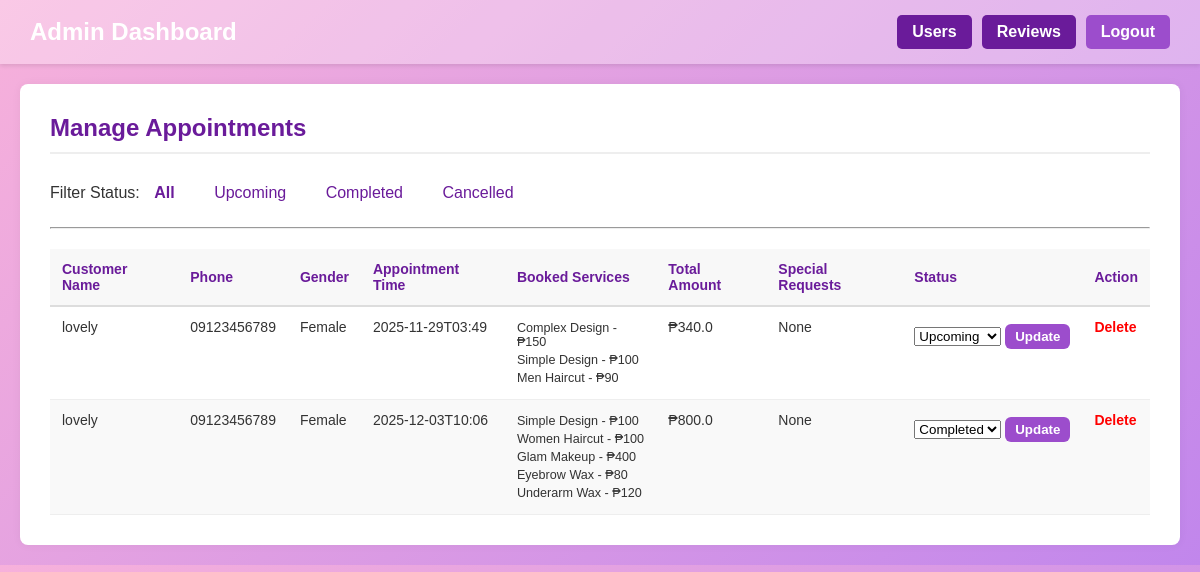
The page /admin (signed in) on the database its author committed.
### tables this page shows
CREATE TABLE appointments (
            id INTEGER PRIMARY KEY AUTOINCREMENT,
            customer_id INTEGER,
            name TEXT,
            phone TEXT,
            gender TEXT,
            service TEXT,
            appointment_time TEXT,
            message TEXT,
            cart TEXT,
            total REAL,
            status TEXT DEFAULT 'Upcoming',
            FOREIGN KEY(customer_id) REFERENCES users(id)
        );

### PYCHARM Salon/main.py (the view)
@app.route('/admin', methods=['GET'])
def admin_dashboard():
    if 'role' not in session or session['role'] != 'admin':
        return redirect(url_for('login'))
    status_filter = request.args.get('status', 'All')
    appts = get_all_appointments()
    appts = normalize_appointments(appts)
    if status_filter and status_filter != 'All':
        appts = [a for a in appts if str(a.get('status')).lower() == status_filter.lower()]
    counts = {"Upcoming": 0, "Completed": 0, "Cancelled": 0}
    for a in get_all_appointments():
        s = a.get('status') or 'Upcoming'
        s_normal = str(s).capitalize()
        if s_normal in counts:
            counts[s_normal] += 1
    return render_template('admin.html', appointments=appts, counts=counts, current_filter=status_filter)

### PYCHARM Salon/main.py (called while the page is built)
def get_db_conn():
    conn = sqlite3.connect(DB_PATH)
    conn.row_factory = sqlite3.Row
    return conn

def get_all_appointments():
    conn = get_db_conn()
    cur = conn.cursor()
    cur.execute("SELECT * FROM appointments ORDER BY appointment_time ASC")
    rows = cur.fetchall()
    conn.close()
    return [dict(r) for r in rows]

### PYCHARM Salon/templates/admin.html (shortened to what this page needs)
<!DOCTYPE html>
<html lang="en">
<head>
<link rel="stylesheet" href="{{ url_for('static', filename='admin.css') }}">
</head>
<body>
<header>
    <h1>Admin Dashboard</h1>
    <div>
        <a href="{{ url_for('admin_users') }}" class="logout-btn" style="background:#6a1b9a;">Users</a>
        <a href="{{ url_for('admin_reviews') }}" class="logout-btn" style="background:#6a1b9a;">Reviews</a>
        <a href="{{ url_for('logout') }}" class="logout-btn">Logout</a>
    </div>
</header>
<main>
    <section class="appointments">
        <h2>Manage Appointments</h2>
        <div class="filters" style="margin-bottom: 20px; font-size: 1.1em;">
            Filter Status:
            <a href="{{ url_for('admin_dashboard', status='All') }}" style="margin-right: 15px; font-weight: {{ 'bold' if current_filter == 'All' else 'normal' }};">All</a>
            <a href="{{ url_for('admin_dashboard', status='Upcoming') }}" style="margin-right: 15px; font-weight: {{ 'bold' if current_filter == 'Upcoming' else 'normal' }};">Upcoming</a>
            <a href="{{ url_for('admin_dashboard', status='Completed') }}" style="margin-right: 15px; font-weight: {{ 'bold' if current_filter == 'Completed' else 'normal' }};">Completed</a>
            <a href="{{ url_for('admin_dashboard', status='Cancelled') }}" style="margin-right: 15px; font-weight: {{ 'bold' if current_filter == 'Cancelled' else 'normal' }};">Cancelled</a>
        </div>
        <hr>
        {% if appointments %}
        <table>
            <thead>
                <tr>
                    <th>Customer Name</th>
                    <th>Phone</th>
                    <th>Gender</th>
                    <th>Appointment Time</th>
                    <th>Booked Services</th>
                    <th>Total Amount</th>
                    <th>Special Requests</th>
                    <th>Status</th>
                    <th>Action</th>
                </tr>
            </thead>
            <tbody>
                {% for a in appointments %}
                <tr>
                    <td>{{ a.name }}</td>
                    <td>{{ a.phone }}</td>
                    <td>{{ a.gender }}</td>
                    <td>{{ a.appointment_time }}</td>
                    <td>
                        {% if a.cart %}
                            <ul style="list-style:none; padding-left:0;">
                            {% for item in a.cart %}
                                <li>{{ item.name }} - ₱{{ item.price }}</li>
                            {% endfor %}
                            </ul>
                        {% else %}
                            {{ a.service }}
                        {% endif %}
                    </td>
                    <td>₱{{ a.total }}</td>
                    <td>{{ a.message if a.message else 'None' }}</td>
                    <td>
                        <form method="POST" action="{{ url_for('admin_update_status') }}">
                            <select name="status" required>
                                <option value="Upcoming" {% if a.status=='Upcoming' %}selected{% endif %}>Upcoming</option>
                                <option value="Completed" {% if a.status=='Completed' %}selected{% endif %}>Completed</option>
                            </select>
                            <button type="submit" style="
                                margin-top:5px;
                                padding:5px 10px;
                                background:#9c4dcc;
                                color:white;
                                border:none;
                                border-radius:6px;
                                cursor:pointer;">
                                Update
                            </button>
                        </form>
                    </td>
                    <td>
                        <a href="{{ url_for('admin_delete_appointment', appointment_id=a.id) }}"
                           style="color: red; text-decoration: none; font-weight: bold;"
                           onclick="return confirm('Are you sure you want to delete this appointment?');">
                           Delete
                        </a>
                    </td>
                </tr>
                {% endfor %} </tbody>
        </table>
        {% endif %}
    </section>
</main>
</body>
</html>

### PYCHARM Salon/static/admin.css (style rules this page uses)
body { font-family: Arial, sans-serif; margin: 0; padding: 0; background: linear-gradient(135deg, #f7b1db, #c186ec); color: #333; }
header { background-color: rgba(255, 255, 255, 0.3); color: white; padding: 15px 30px; display: flex; justify-content: space-between; align-items: center; box-shadow: 0 2px 4px rgba(0, 0, 0, 0.1); }
header h1 { margin: 0; font-size: 24px; }
header div { display: flex; gap: 10px; }
.logout-btn { text-decoration: none; padding: 8px 15px; border-radius: 5px; font-weight: bold; background-color: #9c4dcc; color: white; transition: background-color 0.3s; }
main { padding: 20px; }
.appointments { background-color: white; padding: 30px; border-radius: 8px; box-shadow: 0 0 10px rgba(0, 0, 0, 0.05); }
.appointments h2 { color: #6a1b9a; border-bottom: 2px solid #eee; padding-bottom: 10px; margin-top: 0; }
.filters { padding: 10px 0; margin-bottom: 15px !important; font-size: 1em !important; }
.filters a { text-decoration: none; color: #6a1b9a; padding: 5px 10px; border-radius: 4px; transition: background-color 0.2s; }
table { width: 100%; border-collapse: collapse; margin-top: 20px; font-size: 14px; }
table thead th { background-color: #f8f8f8; color: #6a1b9a; text-align: left; padding: 12px; border-bottom: 2px solid #ddd; }
table tbody tr { border-bottom: 1px solid #eee; }
table tbody tr:nth-child(even) { background-color: #f9f9f9; }
table tbody td { padding: 12px; vertical-align: top; }
td ul { margin: 0; list-style-type: none !important; }
td ul li { padding: 2px 0; font-size: 0.9em; }
td form button[type="submit"] { margin-top: 5px; padding: 5px 10px; background: #9c4dcc; color: white; border: none; border-radius: 6px; cursor: pointer; transition: background-color 0.3s; font-weight: bold; }
td a { text-decoration: none; transition: color 0.3s; }
td form, td a { white-space: nowrap; }

### rows shown on the page
appointments: name "lovely", phone "09123456789", gender "Female", appointment_time "2025-11-29T03:49", name "Complex Design" "Simple Design" "Men Haircut", price "150" "100" "90", total "340.0", message "None", status "Upcoming"
appointments: name "lovely", phone "09123456789", gender "Female", appointment_time "2025-12-03T10:06", name "Simple Design" "Women Haircut" "Glam Makeup" "Eyebrow Wax" "Underarm Wax", price "100" "100" "400" "80" "120", total "800.0", message "None", status "Completed"
